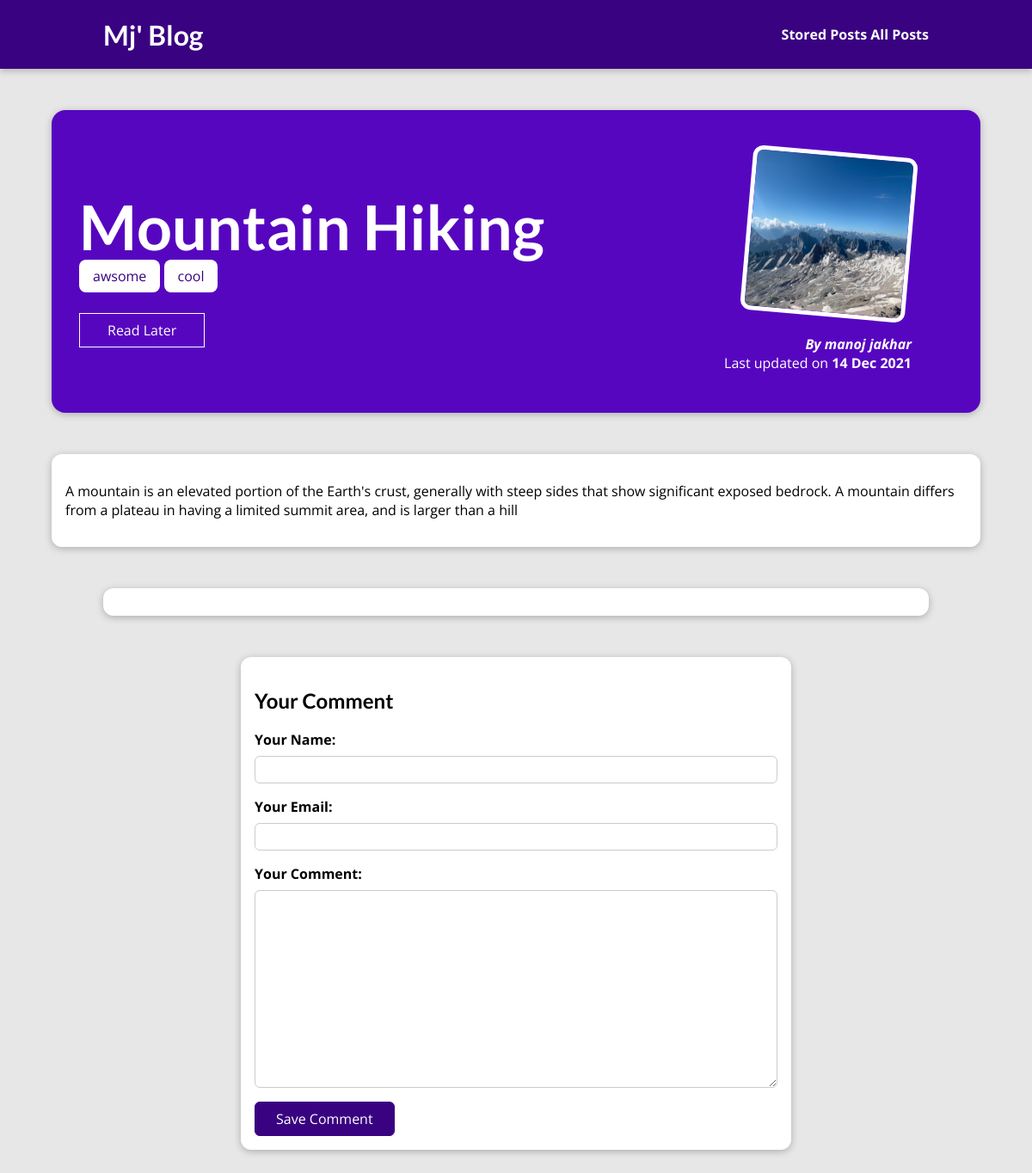
Screenshot of /blog/posts/mountain-hiking with the database file from the repository.
### blog/models.py (models this page shows, shortened)
class Post(models.Model):
    title = models.CharField(max_length=150)
    excerpt = models.CharField(max_length=200)
    image = models.ImageField(upload_to="posts", null=True)
    date = models.DateField(auto_now=True)
    slug = models.SlugField(unique=True, db_index=True)
    content = models.TextField(validators=[MinLengthValidator(10)])
    author = models.ForeignKey(
        Author, on_delete=models.SET_NULL, null=True, related_name="posts")
    tags = models.ManyToManyField(Tag)

class Tag(models.Model):
    caption = models.CharField(max_length=20)

class Author(models.Model):
    first_name = models.CharField(max_length=100)
    last_name = models.CharField(max_length=100)
    email_address = models.EmailField()
    def full_name(self):
        return f"{self.first_name} {self.last_name}"
    def __str__(self):
        return self.full_name()

### blog/views.py (the view, shortened to what this page needs)
# urls.py: path("posts/<slug:slug>", views.SinglePostView.as_view(),
class SinglePostView(View):
    def is_stored_post(self, request, post_id):
        stored_posts = request.session.get("stored_posts")
        if stored_posts is not None:
          is_saved_for_later = post_id in stored_posts
        else:
          is_saved_for_later = False
        return is_saved_for_later
    def get(self, request, slug):
        post = Post.objects.get(slug=slug)
        context = {
            "post": post,
            "post_tags": post.tags.all(),
            "comment_form": CommentForm(),
            "comments": post.comments.all().order_by("-id"),
            "saved_for_later": self.is_stored_post(request, post.id)
        }
        return render(request, "blog/post-detail.html", context)

### blog/form.py
class CommentForm(forms.ModelForm):
    class Meta:
        model = Comment
        exclude = ["post"]
        labels = {
          "user_name": "Your Name",
          "user_email": "Your Email",
          "text": "Your Comment"
        }

### blog/templates/blog/post-detail.html (shortened to what this page needs)
{% extends "base.html" %}
{% load static %}
{% block css_files %}
<link rel="stylesheet" href="{% static "blog/post-detail.css" %}" />
{% endblock %}
{% block content %}
<section id="summary">
  <h2>{{ post.title }}</h2>
  <div>
    {% for tag in post_tags %}
      <span class="tag">{{ tag.caption }}</span>
    {% endfor %}
  </div>
  <div id="read-later">
    <form action="{% url "read-later" %}" method="POST">
      <button>
        {% if saved_for_later %}
          Remove from "Read Later" List
        {% else %}
          Read Later
        {% endif %}
      </button>
    </form>
  </div>
  <article>
    <img src="{{ post.image.url }}" alt="{{ post.title }}" />
    <address>By <a href="mailto:{{ post.author.email_address }}">{{ post.author }}</a></address>
    <div>Last updated on <time>{{ post.date|date:"d M Y" }}</time></div>
  </article>
</section>
<main>
  {{ post.content|linebreaks }}
</main>
<section id="comments">
</section>
<section id="comment-form">
  <h2>Your Comment</h2>
  <form action="{% url "post-detail-page" post.slug %}" method="POST">
    {% for form_field in comment_form %}
      <div class="form-control {% if form_field.errors %}invalid{% endif %}">
        {{ form_field.label_tag }}
        {{ form_field }}
      </div>
    {% endfor %}
    <button>Save Comment</button>
  </form>
</section>
{% endblock %}

### static/app.css (style rules this page uses)
* { box-sizing: border-box; }
html { font-family: 'Open Sans', 'Lato', sans-serif; }
body { margin: 0; }
h1, h2, h3 { font-family: 'Lato', sans-serif; font-weight: bold; }

### blog/static/blog/post-detail.css (style rules this page uses)
body { background-color: #e7e7e7; }
#summary { margin: 8rem auto 3rem auto; padding: 2rem; width: 90%; max-width: 90rem; border-radius: 16px; background-color: #5706c0; position: relative; box-shadow: 0 2px 8px rgba(0, 0, 0, 0.25); height: 22rem; }
#summary h2 { color: white; font-size: 4.5rem; margin-bottom: 0.25rem; }
#summary article { position: absolute; top: 2rem; right: 3rem; padding: 1rem 2rem; border-radius: 12px; text-align: right; color: white; }
#summary article img { width: 12rem; height: 12rem; border-radius: 12px; transform: rotateZ(5deg); border: 5px solid white; margin-bottom: 1rem; }
#summary address { font-weight: bold; }
#summary a { color: white; text-decoration: none; }
#summary time { font-weight: bold; }
#read-later { margin: 2rem 0; }
#read-later button { background-color: transparent; border: 1px solid white; padding: 0.5rem 2rem; font: inherit; color: white; cursor: pointer; }
main { width: 90%; max-width: 90rem; margin: 3rem auto; background-color: white; padding: 1rem; border-radius: 12px; box-shadow: 0 2px 8px rgba(0, 0, 0, 0.25); }
.tag { background-color: white; color: #390281; padding: 0.5rem 1rem; border-radius: 8px; }
#comment-form { margin: 3rem auto; width: 90%; max-width: 40rem; border-radius: 12px; background-color: white; box-shadow: 0 2px 8px rgba(0, 0, 0, 0.25); padding: 1rem; }
#comment-form button { font: inherit; background-color: #390281; color: white; border: 1px solid #390281; padding: 0.5rem 1.5rem; border-radius: 6px; cursor: pointer; }
.form-control { margin-bottom: 1rem; }
.form-control label { font-weight: bold; margin-bottom: 0.5rem; display: block; }
.form-control input, .form-control textarea { display: block; width: 100%; font: inherit; padding: 0.25rem; border-radius: 6px; border: 1px solid #ccc; }
#comments { margin: 3rem auto; width: 90%; max-width: 60rem; border-radius: 12px; background-color: white; box-shadow: 0 2px 8px rgba(0, 0, 0, 0.25); padding: 1rem 2rem; }

### rows the page displays
Post: title "Mountain Hiking", image (picture), author "manoj jakhar", date "14 Dec 2021", content "A mountain is an elevated portion of the Earth's crust, generally with steep sides that show significant exposed bedrock. A mountain differs from a plateau in having a limited summit area, and is larger than a hill"
Tag: caption "awsome"
Tag: caption "cool"
